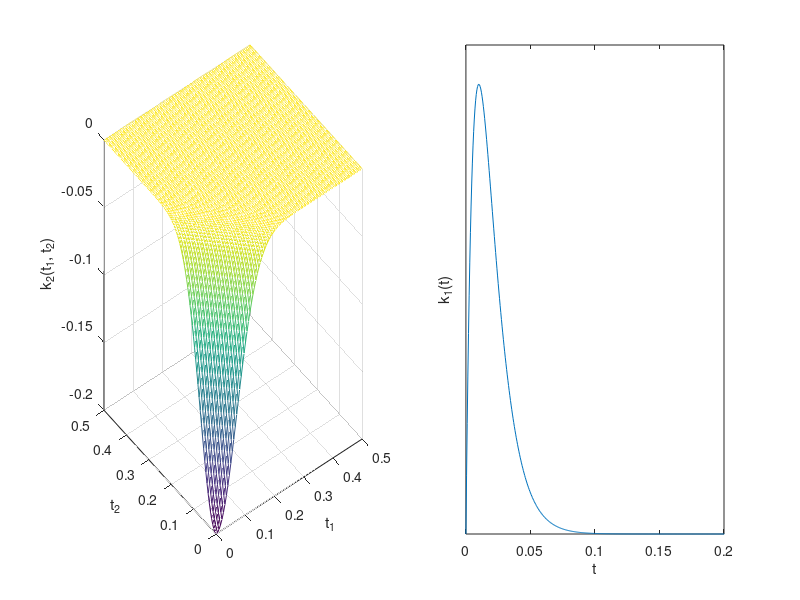

The MATLAB source for this figure: (Note: this script raises an error after producing the figure.)
% Generate 2nd order Volterra like function from spike trains to real value

randn('seed', 20110723); rand('seed', 20110723);
T = 20;
nSpikes = T * 20; % 20 Hz
st = sort(rand(1, nSpikes)) * T; % Poisson generation
st(diff(st) < 1e-3) = [];
nSpikes = length(st);

%%
% Causal Volterra series
% f(t) = k0 + sum_i k1(t - st(i)) + sum_{i,j} k2(t - st(i), t - st(j))
k0 = 0;
% k1(t) = exp(-t)
k1 = @(t) 200 * -t .* exp(t/0.01);
% k2(t,s) = 0.2 * exp(-(t+s)^2)
k2 = @(t,s) (-0.2 * exp(-(t+s).^2/0.01));
% Compute value at t given spike timings in the past
f = @(st1, stst1, stst2) (k0 + sum(k1(st1)) + sum(sum(k2(stst1, stst2))));
tr = (1:1000)/1000*T;

clf;
subplot(1,2,1);
[stst1, stst2] = meshgrid(linspace(0, -.5));
mesh(-stst1, -stst2, k2(stst1, stst2));
xlabel('t_1'); ylabel('t_2'); zlabel('k_2(t_1, t_2)');
subplot(1,2,2);
plot(linspace(0, .5, 1000), k1(linspace(0, -.5, 1000)));
xlim([0 .2]); set(gca, 'Ytick', [])
xlabel('t'); ylabel('k_1(t)')

%%
[fval fval1 fval2] = volterraEval(k0, k1, k2, st, tr);

%%
clf;
subplot(2,1,1); hold all;
plot(tr, fval); plot(tr, fval1); plot(tr, fval2);

subplot(2,1,2);
cla; plotRaster({st}, 'k');

%%
samplingFreq = 1/(tr(2) - tr(1));
subsampleInterval = [1/5 4/5] * T;
nSubsample = 200;
temporalWindow = 0.2;
[subsamples1, targets, sts, temporalWindow] = timeSeriesRandomSample(fval, st, samplingFreq, nSubsample, subsampleInterval, true, temporalWindow);
x = sts;
targets = volterraEval(k0, k1, k2, st, subsamples1);
y = targets;

subplot(2,1,1);
cla
hold all;
plot(tr, fval);
plot(subsamples1, targets, 'o');
line(subsamples1(1) + [-temporalWindow 0], min(fval) * [1 1], 'LineWidth', 3, 'COlor', [4 4 4]/5);

subsampleInterval = [4/5 5/5] * T;
nSubsample = 200;
[subsamples, targets, sts, temporalWindow] = timeSeriesRandomSample(fval, st, samplingFreq, nSubsample, subsampleInterval, false, temporalWindow);
targets = volterraEval(k0, k1, k2, st, subsamples);
x2 = sts;
y2 = targets;

linkaxes([subplot(2,1,1) subplot(2,1,2)], 'x');